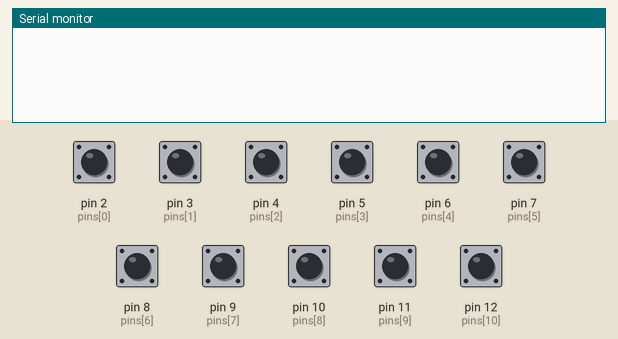
Recording of a sketch running on a simulated Arduino Uno, built with avr-gcc and run on an emulated ATmega328P. On the bench: the last lines printed to the serial monitor. Inputs (shaded band) come from the test bench; at power-on: pin 2 (pins[0]), pin 3 (pins[1]), pin 4 (pins[2]), pin 5 (pins[3]), pin 6 (pins[4]), pin 7 (pins[5]), pin 8 (pins[6]), pin 9 (pins[7]), pin 10 (pins[8]), pin 11 (pins[9]), pin 12 (pins[10]) HIGH.

Above: at 1.2 s.
1.3 s: pin 2 (pins[0]) pulled LOW for 0.15 s
At 2.3 s:
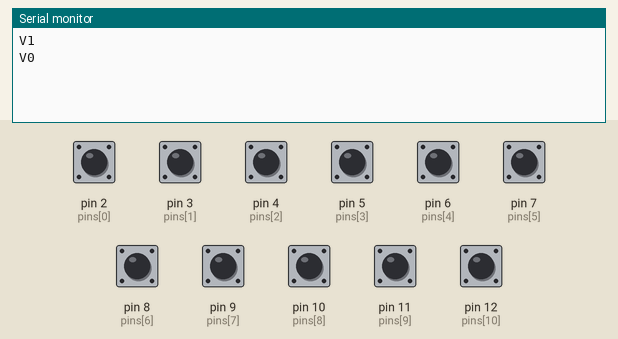
2.9 s: pin 3 (pins[1]) pulled LOW for 0.15 s
At 3.6 s:
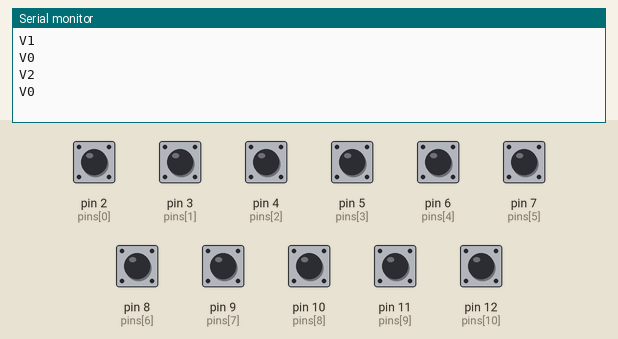
4.5 s: pin 4 (pins[2]) pulled LOW for 0.15 s
At 5.8 s:
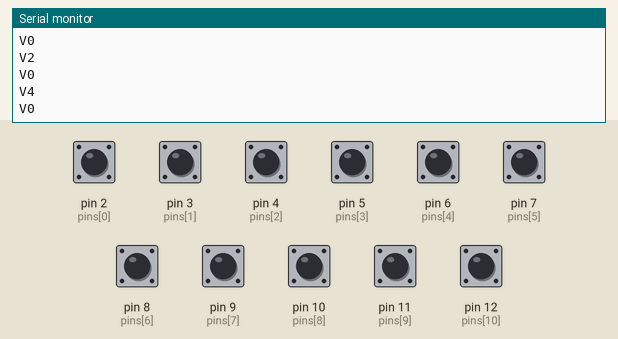
6.1 s: pin 5 (pins[3]) pulled LOW for 0.15 s
At 7.2 s:
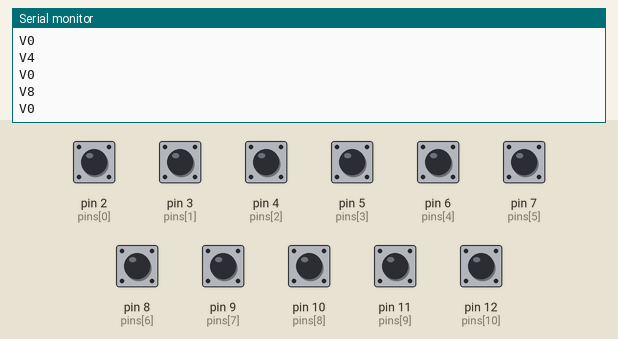
7.7 s: pin 6 (pins[4]) pulled LOW for 0.15 s
At 8.4 s:
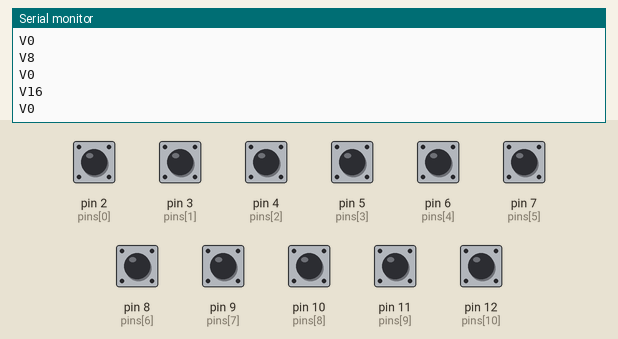
9.3 s: pin 7 (pins[5]) pulled LOW for 0.15 s
At 10.9 s:
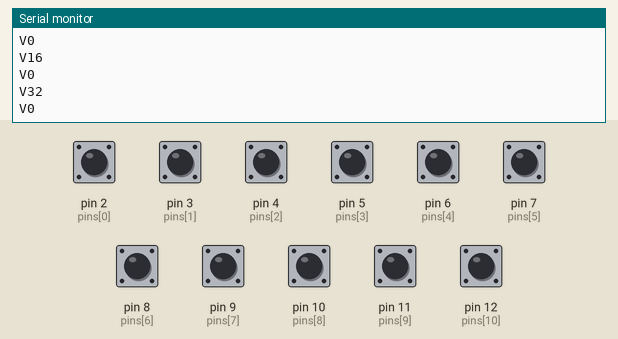
Timing chart, 0 to 11.9 s (numbered marks = the images above; inputs shaded):
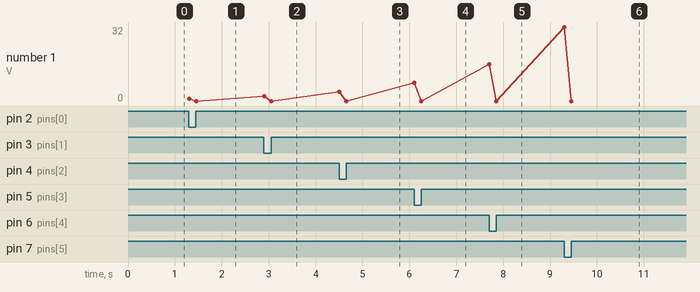

The sketch:

pinmonitor.ino
```cpp
// (licence header left out)
#include <Bounce.h>
#define INTERVAL 4992
#define DELAY 1
#define NUM 11
#define DEBOUNCE 5

int pins[NUM] = { 2, 3, 4, 5, 6, 7, 8, 9, 10, 11, 12 };
int active[NUM] = { LOW, LOW, LOW, LOW, LOW, LOW, LOW, LOW, LOW, LOW, LOW };
Bounce *values[NUM] = {};
unsigned long ts[NUM] = {};
int report = false;
unsigned long last_report;

void setup() {
  int i;

  Serial.begin(115200);

  for (i = 0; i < NUM; i++) {
    pinMode(pins[i], INPUT_PULLUP);
    values[i] = new Bounce(pins[i], DEBOUNCE);
    values[i]->write(HIGH);
  }
  delay(DEBOUNCE);

  last_report = millis();
}

void loop() {
  unsigned long now, elapsed = 0;
  int i;

  while (!Serial)
    last_report = millis() - INTERVAL;

  for (i = 0; i < NUM; i++) {
    report |= values[i]->update();
  }

  now = millis();
  elapsed = now - last_report;

  if (elapsed >= INTERVAL || (report && elapsed >= DELAY)) {
    int value = 0;

    for (i = 0; i < NUM; i++) {
      if (values[i]->read() == active[i])
        value |= (1 << i);
    }

    if (Serial) {
      Serial.print("V");
      Serial.println(value);
    }

    last_report = now;
    report = false;
  }
}
```

Measured:
- after the input at 1.3 s, the serial monitor: prints a new line at once (image 1)
- after the input at 2.9 s, the serial monitor: prints a new line at once (image 2)
- after the input at 4.5 s, the serial monitor: prints a new line at once (image 3)
- after the input at 6.1 s, the serial monitor: prints a new line at once (image 4)
- after the input at 7.7 s, the serial monitor: prints a new line at once (image 5)
- after the input at 9.3 s, the serial monitor: prints a new line at once (image 6)
